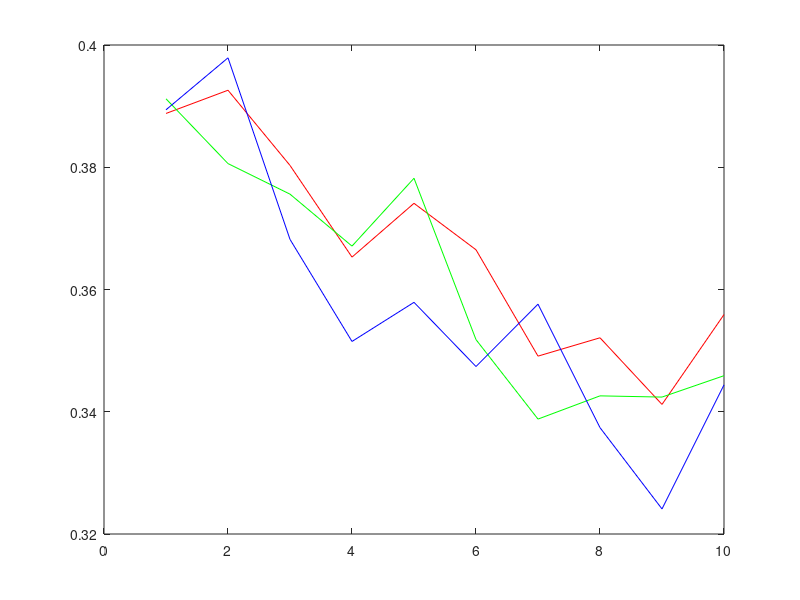

The MATLAB source for this figure:
res_all_data = [0.3888;0.3926;0.3803;0.3653;0.3741;0.3665;0.3491;0.3521;0.3412;0.3559];
res_data_minus4 = [0.3912;0.3806;0.3756;0.3671;0.3782;0.3518;0.3388;0.3426;0.3424;0.3459];
res_data_minus5 = [0.3894;0.3979;0.3682;0.3515;0.3579;0.3474;0.3576;0.3374;0.3241;0.3444];

hold off
plot(res_all_data,'r')
hold on
plot(res_data_minus4,'g')
plot(res_data_minus5,'b')

